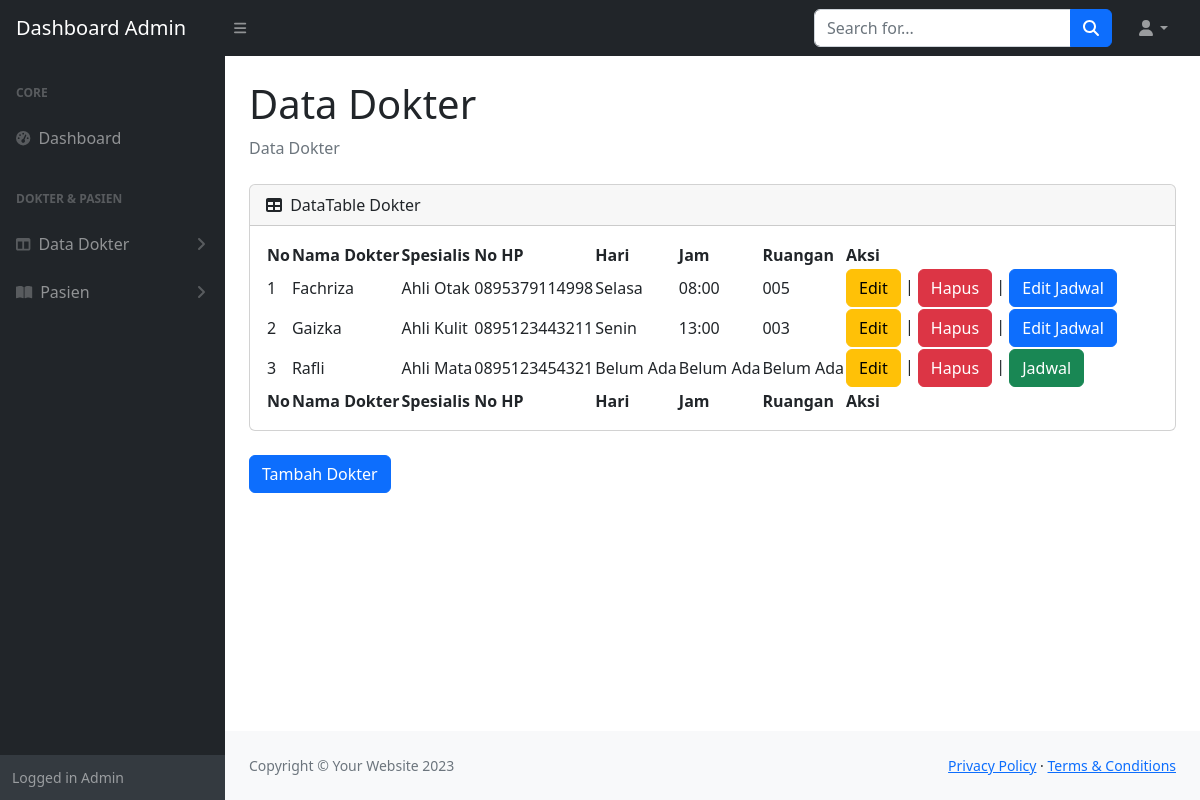
Screenshot of /admin/datadokter.php with the database file from the repository.
### tables this page shows
CREATE TABLE `jadwal_dokter` (
  `id` int(11) NOT NULL,
  `id_dokter` int(11) DEFAULT NULL,
  `hari` varchar(50) NOT NULL,
  `jam` varchar(11) NOT NULL,
  `ruangan` varchar(10) NOT NULL
);

CREATE TABLE `dokter` (
  `id` int(11) NOT NULL,
  `nama` varchar(50) NOT NULL,
  `spesialis` varchar(50) NOT NULL,
  `no_hp` varchar(13) DEFAULT NULL
);

### admin/datadokter.php (the view, shortened to what this page needs)
<?php
require '../function.php';
$query = mysqli_query($connect, "SELECT d.*,j.hari,j.jam,j.ruangan,j.id AS id_jadwal
                                 FROM dokter d LEFT JOIN jadwal_dokter j
                                 ON d.id = j.id_dokter");
?>
<!DOCTYPE html>
<html lang="en">
<head>
    <link href="https://cdn.jsdelivr.net/npm/simple-datatables@7.1.2/dist/style.min.css" rel="stylesheet" />
    <link href="../assets/css/admin.css" rel="stylesheet" />
</head>
<body class="sb-nav-fixed">
    <nav class="sb-topnav navbar navbar-expand navbar-dark bg-dark">
        <a class="navbar-brand ps-3" href="dashboard.php">Dashboard Admin</a>
        <button class="btn btn-link btn-sm order-1 order-lg-0 me-4 me-lg-0" id="sidebarToggle" href="#!"><i class="fas fa-bars"></i></button>
        <form class="d-none d-md-inline-block form-inline ms-auto me-0 me-md-3 my-2 my-md-0">
            <div class="input-group">
                <input class="form-control" type="text" placeholder="Search for..." aria-label="Search for..." aria-describedby="btnNavbarSearch" />
                <button class="btn btn-primary" id="btnNavbarSearch" type="button"><i class="fas fa-search"></i></button>
            </div>
        </form>
        <ul class="navbar-nav ms-auto ms-md-0 me-3 me-lg-4">
            <li class="nav-item dropdown">
                <a class="nav-link dropdown-toggle" id="navbarDropdown" href="#" role="button" data-bs-toggle="dropdown" aria-expanded="false"><i class="fas fa-user fa-fw"></i></a>
            </li>
        </ul>
    </nav>
    <div id="layoutSidenav">
        <div id="layoutSidenav_nav">
            <nav class="sb-sidenav accordion sb-sidenav-dark" id="sidenavAccordion">
                <div class="sb-sidenav-menu">
                    <div class="nav">
                        <div class="sb-sidenav-menu-heading">Core</div>
                        <a class="nav-link" href="dashboard.php">
                            <div class="sb-nav-link-icon"><i class="fas fa-tachometer-alt"></i></div>
                            Dashboard
                        </a>
                        <div class="sb-sidenav-menu-heading">Dokter & Pasien</div>
                        <a class="nav-link collapsed" href="#" data-bs-toggle="collapse" data-bs-target="#collapseLayouts" aria-expanded="false" aria-controls="collapseLayouts">
                            <div class="sb-nav-link-icon"><i class="fas fa-columns"></i></div>
                            Data Dokter
                            <div class="sb-sidenav-collapse-arrow"><i class="fas fa-angle-down"></i></div>
                        </a>
                        <a class="nav-link collapsed" href="#" data-bs-toggle="collapse" data-bs-target="#collapsePages" aria-expanded="false" aria-controls="collapsePages">
                            <div class="sb-nav-link-icon"><i class="fas fa-book-open"></i></div>
                            Pasien
                            <div class="sb-sidenav-collapse-arrow"><i class="fas fa-angle-down"></i></div>
                        </a>
                    </div>
                </div>
                <div class="sb-sidenav-footer">
                    <div class="small">Logged in Admin</div>
                </div>
            </nav>
        </div>
        <div id="layoutSidenav_content">
            <main>
                <div class="container-fluid px-4">
                    <h1 class="mt-4">Data Dokter</h1>
                    <ol class="breadcrumb mb-4">
                        <li class="breadcrumb-item active">Data Dokter</li>
                    </ol>
                    <div class="card mb-4">
                        <div class="card-header">
                            <i class="fas fa-table me-1"></i>
                            DataTable Dokter
                        </div>
                        <div class="card-body">
                            <table id="datatablesSimple">
                                <thead>
                                    <tr>
                                        <th>No</th>
                                        <th>Nama Dokter</th>
                                        <th>Spesialis</th>
                                        <th>No HP</th>
                                        <th>Hari</th>
                                        <th>Jam</th>
                                        <th>Ruangan</th>
                                        <th>Aksi</th>
                                    </tr>
                                </thead>
                                <tfoot>
                                    <tr>
                                        <th>No</th>
                                        <th>Nama Dokter</th>
                                        <th>Spesialis</th>
                                        <th>No HP</th>
                                        <th>Hari</th>
                                        <th>Jam</th>
                                        <th>Ruangan</th>
                                        <th>Aksi</th>
                                    </tr>
                                </tfoot>
                                <tbody>
                                    <?php $i = 1 ?>
                                    <?php while ($dokter = mysqli_fetch_assoc($query)) : ?>
                                        <tr>
                                            <td><?= $i; ?></td>
                                            <td><?= $dokter['nama']; ?></td>
                                            <td><?= $dokter['spesialis']; ?></td>
                                            <td><?= $dokter['no_hp']; ?></td>
                                            <?php if ($dokter['hari'] !== null) : ?>
                                                <td><?= $dokter['hari']; ?></td>
                                            <?php else : ?>
                                                <td>Belum Ada</td>
                                            <?php endif; ?>
                                            <?php if ($dokter['jam'] !== null) : ?>
                                                <td><?= $dokter['jam']; ?></td>
                                            <?php else : ?>
                                                <td>Belum Ada</td>
                                            <?php endif; ?>
                                            <?php if ($dokter['ruangan'] !== null) : ?>
                                                <td><?= $dokter['ruangan']; ?></td>
                                            <?php else : ?>
                                                <td>Belum Ada</td>
                                            <?php endif; ?>
                                            <td>
                                                <a href="editdokter.php?id=<?= $dokter['id']; ?>" class="btn btn-warning">Edit</a> |
                                                <a href="deletedokter.php?id=<?= $dokter['id']; ?>" class="btn btn-danger" onclick="return confirm('Yakin mau di hapus?')">Hapus</a> |
                                                <?php if ($dokter['ruangan'] !== null) : ?>
                                                    <a href="editjadwal.php?id=<?= $dokter['id_jadwal']; ?>" class="btn btn-primary">Edit Jadwal</a>
                                                <?php else : ?>
                                                    <a href="jadwaldokter.php?id=<?= $dokter['id']; ?>" class="btn btn-success">Jadwal</a>
                                                <?php endif; ?>
                                            </td>
                                        </tr>
                                        <?php $i++; ?>
                                    <?php endwhile; ?>
                                </tbody>
                            </table>
                        </div>
                    </div>
                    <a href="tambahdokter.php" class="btn btn-primary">Tambah Dokter</a>
                </div>
            </main>
            <footer class="py-4 bg-light mt-auto">
                <div class="container-fluid px-4">
                    <div class="d-flex align-items-center justify-content-between small">
                        <div class="text-muted">Copyright &copy; Your Website 2023</div>
                        <div>
                            <a href="#">Privacy Policy</a>
                            &middot;
                            <a href="#">Terms &amp; Conditions</a>
                        </div>
                    </div>
                </div>
            </footer>
        </div>
    </div>
</body>
</html>

### rows the page displays
jadwal_dokter: id_dokter.nama "Fachriza", id_dokter.spesialis "Ahli Otak", id_dokter.no_hp "0895379114998", hari "Selasa", jam "08:00", ruangan "005"
jadwal_dokter: id_dokter.nama "Gaizka", id_dokter.spesialis "Ahli Kulit", id_dokter.no_hp "0895123443211", hari "Senin", jam "13:00", ruangan "003"
dokter: nama "Rafli", spesialis "Ahli Mata", no_hp "0895123454321", shows "Belum Ada"
